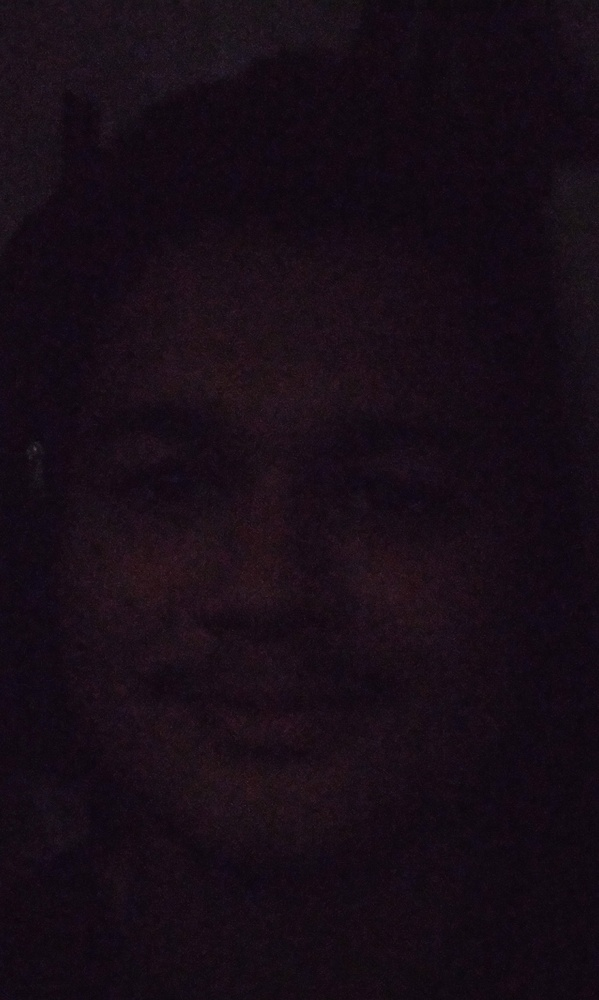
#> input picture GUI_LLFR/resource/testing/warade_dark.jpeg, 599 x 1000 px, shrunk from 2239 x 3736 before the run, found by its file name
$ python -i clahe.py   (imports and definitions only)
#> lines starting #> are read from the running program, lines starting #| are printed output that depends on the picture
import numpy as np
import cv2


def clahe():
    img = cv2.imread('C:\\Users\\Anton\\OneDrive\\Documents\\GitHub\\Low-light-during-quarantine\\GUI_LLFR\\resource\\testing\\warade_dark.jpeg')
#> img is the input picture: shape (1000, 599, 3); mean B, G, R 22.3, 12.9, 23.5
    img_yuv = cv2.cvtColor(img, cv2.COLOR_BGR2YUV)
#> img_yuv: shape (1000, 599, 3); mean of channels 0, 1, 2 17.2, 130.2, 133.6
    clahe = cv2.createCLAHE(clipLimit=2.0, tileGridSize=(8,8))
    img_yuv[:,:,0] = clahe.apply(img_yuv[:,:,0])
#> img_yuv: shape (1000, 599, 3); mean of channels 0, 1, 2 31.6, 130.2, 133.6
    image = cv2.cvtColor(img_yuv, cv2.COLOR_YUV2BGR)
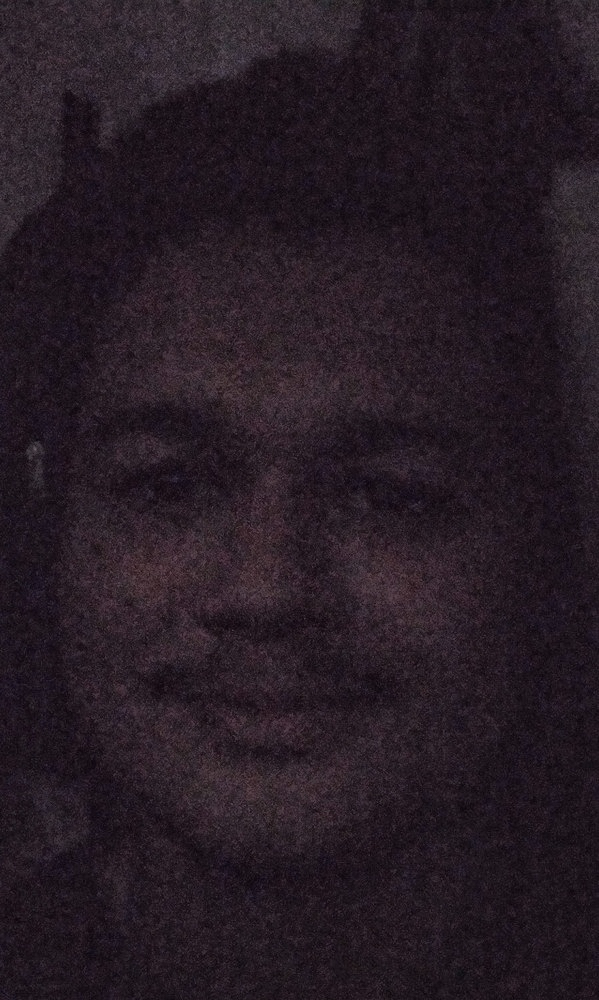
#> image: shape (1000, 599, 3); mean B, G, R 35.9, 27.5, 38.1

    cv2.imwrite('C:/Users/Anton/OneDrive/Desktop/clahe.jpeg',image)

>>> result = clahe()

$ run again, with GUI_LLFR/resource/testing/sai_dark.jpeg copied over GUI_LLFR/resource/testing/warade_dark.jpeg
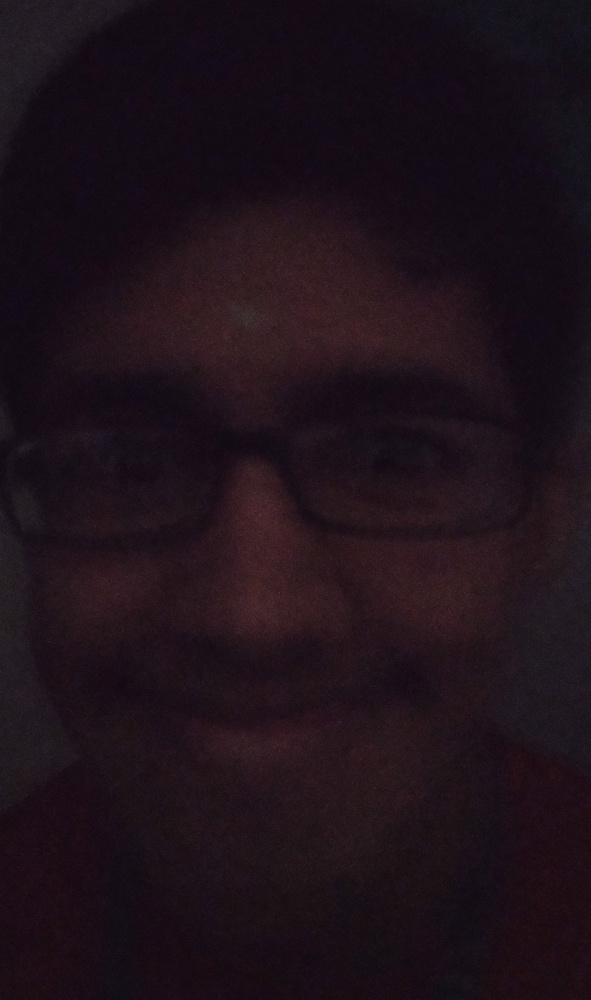
#> input picture GUI_LLFR/resource/testing/sai_dark.jpeg, 591 x 1000 px, shrunk from 1856 x 3142 before the run, found by its file name
#> in clahe, img is the input picture: shape (1000, 591, 3); mean B, G, R 25.6, 17.8, 30.1
#> in clahe, `image = cv2.cvtColor(img_yuv, cv2.COLOR_YUV2BGR)`:
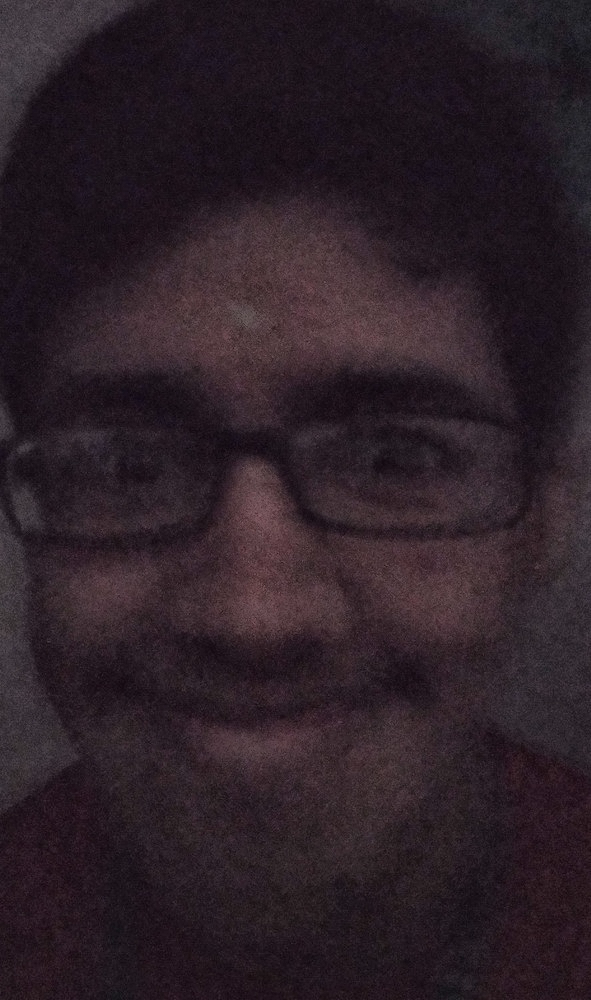
#> image: shape (1000, 591, 3); mean B, G, R 39.2, 32, 44.5
